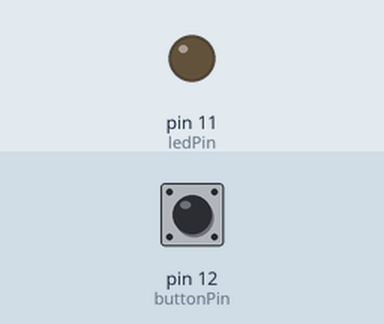
Recording of a program running on a simulated Raspberry Pi (header pin numbers). Parts: output pins drawn as LEDs (lit = HIGH). The inputs (shaded band) are chosen by the test bench; at power-on: pin 12 (buttonPin) HIGH. What the program prints to the terminal is not drawn.

Above: at 1.2 s.
1.3 s: pin 12 (buttonPin) pulled LOW for 0.15 s
At 2.5 s:
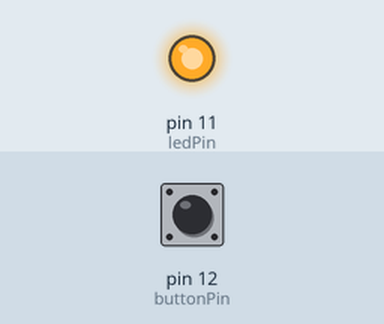
2.9 s: pin 12 (buttonPin) pulled LOW for 1 s
At 3.7 s:
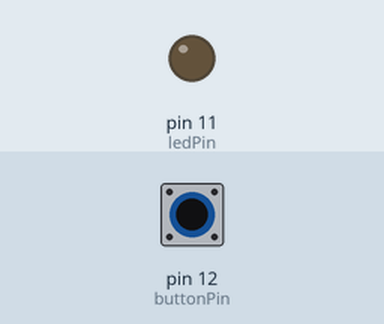
5.4 s: pin 12 (buttonPin) pulled LOW for 3.2 s
At 6.8 s:
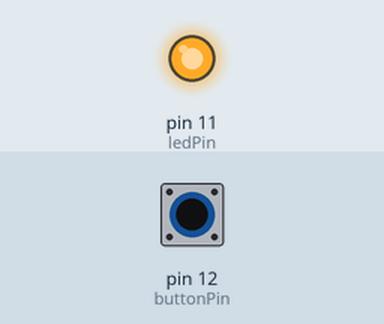
Timing chart, 0 to 8.4 s (numbered marks = the images above; inputs shaded):
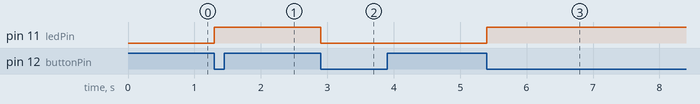

Measured:
- after the input at 1.3 s, pin 11 (ledPin): LOW → HIGH at once
- after the input at 2.9 s, pin 11 (ledPin): HIGH → LOW at once
- after the input at 5.4 s, pin 11 (ledPin): LOW → HIGH at once

The program:

ButtonLEDLight.py
```python
#!/usr/bin/env python3
########################################################################
# Filename    : ButtonLED.py
# Description : Controlling an led by button.
# Author      : freenove
# modification: 2018/08/02
########################################################################
import RPi.GPIO as GPIO
import time

ledPin = 11    # define the ledPin
buttonPin = 12    # define the buttonPin
false = 0
true = 1

def setup():
	print ('Program is starting...')
	GPIO.setmode(GPIO.BOARD)       # Numbers GPIOs by physical location
	GPIO.setup(ledPin, GPIO.OUT)   # Set ledPin's mode is output
	GPIO.setup(buttonPin, GPIO.IN, pull_up_down=GPIO.PUD_UP)    # Set buttonPin's mode is input, and pull up to high level(3.3V)

def loop():
        lighton=false
        buttonpress=false
	while True:
		if GPIO.input(buttonPin)==GPIO.LOW:
                    if buttonpress == false:
                        buttonpress=true
                        if lighton == false:
			    GPIO.output(ledPin,GPIO.HIGH)
                            lighton = true
                        else:
                            lighton = false
			    GPIO.output(ledPin,GPIO.LOW)
                else:
                    buttonpress=false


def destroy():
	GPIO.output(ledPin, GPIO.LOW)     # led off
	GPIO.cleanup()                     # Release resource

if __name__ == '__main__':     # Program start from here
	setup()
	try:
		loop()
	except KeyboardInterrupt:  # When 'Ctrl+C' is pressed, the child program destroy() will be  executed.
		destroy()
```
